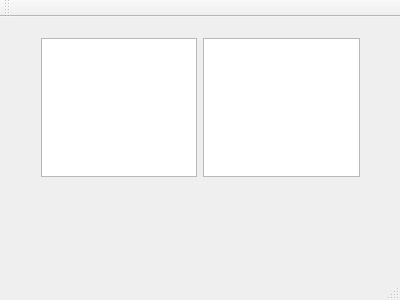
<?xml version="1.0" encoding="UTF-8"?>
<ui version="4.0">
 <class>MainWindow</class>
 <widget class="QMainWindow" name="MainWindow">
  <property name="geometry">
   <rect>
    <x>0</x>
    <y>0</y>
    <width>400</width>
    <height>300</height>
   </rect>
  </property>
  <property name="windowTitle">
   <string>EventFilter</string>
  </property>
  <widget class="QWidget" name="centralWidget">
   <widget class="QWidget" name="">
    <property name="geometry">
     <rect>
      <x>30</x>
      <y>10</y>
      <width>341</width>
      <height>161</height>
     </rect>
    </property>
    <layout class="QHBoxLayout" name="horizontalLayout_2">
     <item>
      <layout class="QHBoxLayout" name="horizontalLayout">
       <item>
        <widget class="QTextEdit" name="textEdit_1"/>
       </item>
       <item>
        <widget class="QTextEdit" name="textEdit_2"/>
       </item>
      </layout>
     </item>
    </layout>
   </widget>
   <zorder>textEdit_1</zorder>
   <zorder>textEdit_2</zorder>
   <zorder></zorder>
   <zorder></zorder>
  </widget>
  <widget class="QMenuBar" name="menuBar">
   <property name="geometry">
    <rect>
     <x>0</x>
     <y>0</y>
     <width>400</width>
     <height>23</height>
    </rect>
   </property>
  </widget>
  <widget class="QToolBar" name="mainToolBar">
   <attribute name="toolBarArea">
    <enum>TopToolBarArea</enum>
   </attribute>
   <attribute name="toolBarBreak">
    <bool>false</bool>
   </attribute>
  </widget>
  <widget class="QStatusBar" name="statusBar"/>
 </widget>
 <layoutdefault spacing="6" margin="11"/>
 <resources/>
 <connections/>
</ui>
